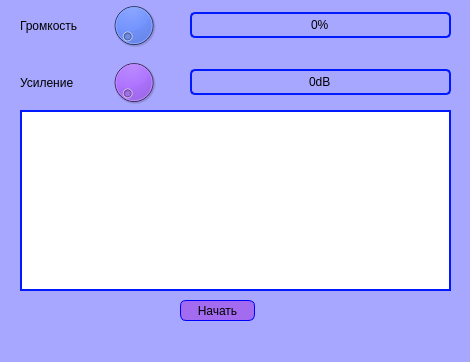
<?xml version="1.0" encoding="UTF-8"?>
<ui version="4.0">
 <class>MainWindow</class>
 <widget class="QMainWindow" name="MainWindow">
  <property name="geometry">
   <rect>
    <x>0</x>
    <y>0</y>
    <width>470</width>
    <height>362</height>
   </rect>
  </property>
  <property name="minimumSize">
   <size>
    <width>470</width>
    <height>362</height>
   </size>
  </property>
  <property name="maximumSize">
   <size>
    <width>470</width>
    <height>362</height>
   </size>
  </property>
  <property name="windowTitle">
   <string>MainWindow</string>
  </property>
  <property name="styleSheet">
   <string notr="true">background-color: rgb(167, 167, 255)
</string>
  </property>
  <widget class="QWidget" name="centralwidget">
   <widget class="QWidget" name="gridLayoutWidget">
    <property name="geometry">
     <rect>
      <x>20</x>
      <y>0</y>
      <width>431</width>
      <height>108</height>
     </rect>
    </property>
    <layout class="QGridLayout" name="gridLayout">
     <property name="sizeConstraint">
      <enum>QLayout::SetMinimumSize</enum>
     </property>
     <item row="1" column="0">
      <widget class="QLabel" name="label_2">
       <property name="styleSheet">
        <string notr="true">font: 12pt &quot;Fixedsys&quot;;</string>
       </property>
       <property name="text">
        <string>Усиление</string>
       </property>
      </widget>
     </item>
     <item row="0" column="0">
      <widget class="QLabel" name="label">
       <property name="styleSheet">
        <string notr="true">font: 12pt &quot;Fixedsys&quot;;</string>
       </property>
       <property name="text">
        <string>Громкость</string>
       </property>
      </widget>
     </item>
     <item row="0" column="2">
      <widget class="QProgressBar" name="volume">
       <property name="styleSheet">
        <string notr="true">QProgressBar {
    border: 2px solid;
	border-color: rgb(0, 25, 255);
    border-radius: 5px;
	text-align: center;
	font: 8pt &quot;Fixedsys&quot;;
}

QProgressBar::chunk {
    background-color:rgb(108, 138, 239);
    width: 20px;
}</string>
       </property>
       <property name="value">
        <number>0</number>
       </property>
      </widget>
     </item>
     <item row="1" column="1">
      <widget class="QDial" name="amplifierDial">
       <property name="autoFillBackground">
        <bool>false</bool>
       </property>
       <property name="styleSheet">
        <string notr="true">background-color:  rgb(145, 66, 255)</string>
       </property>
       <property name="maximum">
        <number>30</number>
       </property>
      </widget>
     </item>
     <item row="1" column="2">
      <widget class="QProgressBar" name="amplifier">
       <property name="styleSheet">
        <string notr="true">QProgressBar {
    border: 2px solid;
	border-color: rgb(0, 25, 255);
    border-radius: 5px;
	text-align: center;
	font: 8pt &quot;Fixedsys&quot;;
}

QProgressBar::chunk {
    background-color:rgb(160, 106, 235);
    width: 20px;
}</string>
       </property>
       <property name="maximum">
        <number>30</number>
       </property>
       <property name="value">
        <number>0</number>
       </property>
       <property name="format">
        <string>%vdB</string>
       </property>
      </widget>
     </item>
     <item row="0" column="1">
      <widget class="QDial" name="volumeDial">
       <property name="styleSheet">
        <string notr="true">background-color: rgb(61, 106, 255)</string>
       </property>
       <property name="maximum">
        <number>100</number>
       </property>
      </widget>
     </item>
    </layout>
   </widget>
   <widget class="DrawSpace" name="draw" native="true">
    <property name="geometry">
     <rect>
      <x>20</x>
      <y>110</y>
      <width>431</width>
      <height>181</height>
     </rect>
    </property>
    <property name="styleSheet">
     <string notr="true">background-color: rgb(255, 255, 255);
 border-style: solid;
 border-width: 2px;
 border-color: rgb(0, 25, 255);</string>
    </property>
   </widget>
   <widget class="QPushButton" name="pushButton">
    <property name="geometry">
     <rect>
      <x>180</x>
      <y>300</y>
      <width>75</width>
      <height>21</height>
     </rect>
    </property>
    <property name="styleSheet">
     <string notr="true">QPushButton{
background-color: rgb(163, 108, 240);
border-style: solid;
border-radius: 6px;
border-width:1px;
border-color: rgb(0, 0, 255);
font: 8pt &quot;Fixedsys&quot;;
}
QPushButton:pressed{
background-color: rgb(103, 68, 200);
border-style: solid;
border-radius: 6px;
border-width:1px;
border-color: rgb(0, 0, 255);
font: 8pt &quot;Fixedsys&quot;;
}</string>
    </property>
    <property name="text">
     <string>Начать</string>
    </property>
   </widget>
  </widget>
  <widget class="QMenuBar" name="menubar">
   <property name="geometry">
    <rect>
     <x>0</x>
     <y>0</y>
     <width>470</width>
     <height>21</height>
    </rect>
   </property>
  </widget>
  <widget class="QStatusBar" name="statusbar"/>
 </widget>
 <customwidgets>
  <customwidget>
   <class>DrawSpace</class>
   <extends>QWidget</extends>
   <header>drawspace.h</header>
   <container>1</container>
  </customwidget>
 </customwidgets>
 <resources/>
 <connections/>
</ui>
